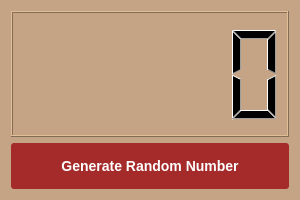
<?xml version="1.0" encoding="UTF-8"?>
<ui version="4.0">
 <class>Form</class>
 <widget class="QWidget" name="Form">
  <property name="geometry">
   <rect>
    <x>0</x>
    <y>0</y>
    <width>300</width>
    <height>200</height>
   </rect>
  </property>
  <property name="windowTitle">
   <string>Random Int Generator</string>
  </property>
  <property name="styleSheet">
   <string notr="true">QWidget {
background-color: #C4A484;}</string>
  </property>
  <layout class="QVBoxLayout" name="verticalLayout">
   <item>
    <widget class="QLCDNumber" name="lcdNumber"/>
   </item>
   <item>
    <widget class="QPushButton" name="pushButton">
     <property name="styleSheet">
      <string notr="true">color: white;
padding: 15px;
border-radius: 3px;
background-color: brown;
border: none;
font-weight: bold;
font-size: 14px;</string>
     </property>
     <property name="text">
      <string>Generate Random Number</string>
     </property>
    </widget>
   </item>
  </layout>
 </widget>
 <resources/>
 <connections/>
</ui>
